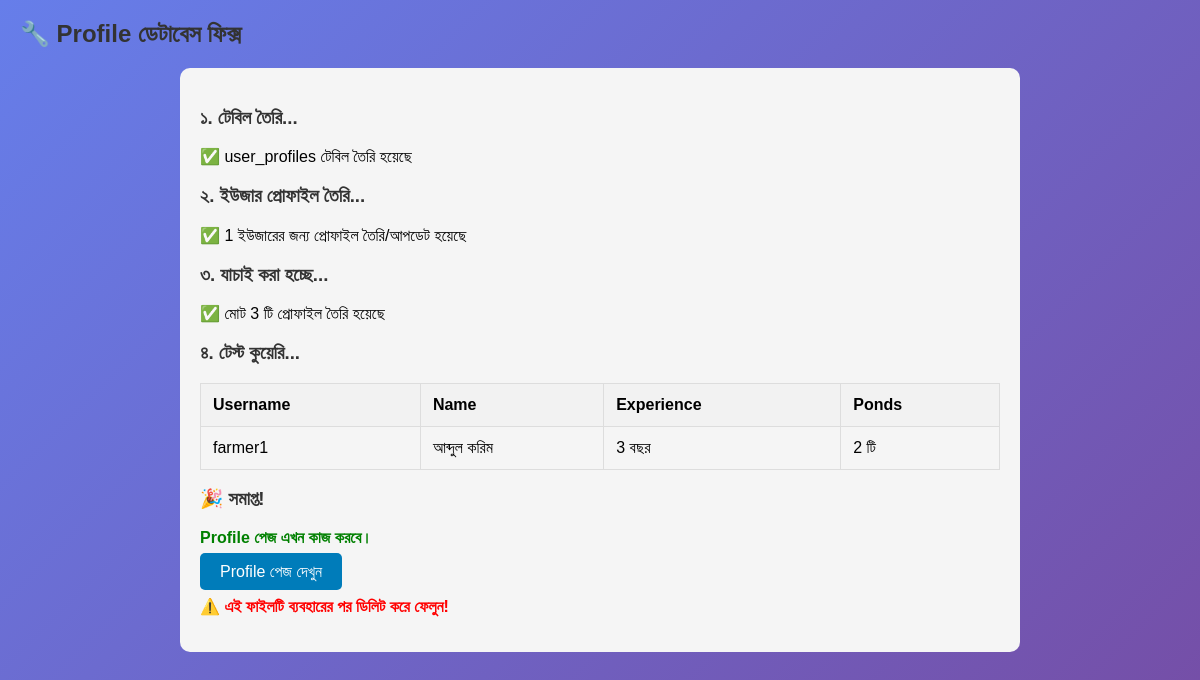
/fix_profile_database.php, run on the app's committed database.
### tables this page shows
CREATE TABLE IF NOT EXISTS user_profiles (
    id INT AUTO_INCREMENT PRIMARY KEY,
    user_id INT NOT NULL UNIQUE,
    profile_image VARCHAR(500),
    farming_experience INT COMMENT 'চাষের অভিজ্ঞতা (বছর)',
    pond_count INT DEFAULT 0 COMMENT 'মোট পুকুর সংখ্যা',
    farming_type ENUM('traditional', 'modern', 'semi_modern') DEFAULT 'traditional',
    preferred_fish_species TEXT COMMENT 'পছন্দের মাছের প্রজাতি (কমা দিয়ে আলাদা)',
    annual_income DECIMAL(12,2) DEFAULT 0 COMMENT 'বার্ষিক আয়',
    bio TEXT COMMENT 'ব্যক্তিগত পরিচয়',
    notification_preferences JSON COMMENT 'নোটিফিকেশন পছন্দ',
    privacy_settings JSON COMMENT 'গোপনীয়তা সেটিং',
    last_login TIMESTAMP,
    profile_completion_percentage INT DEFAULT 0 COMMENT 'প্রোফাইল সম্পূর্ণতার শতাংশ',
    created_at TIMESTAMP DEFAULT CURRENT_TIMESTAMP,
    updated_at TIMESTAMP DEFAULT CURRENT_TIMESTAMP ON UPDATE CURRENT_TIMESTAMP,
    INDEX idx_user (user_id),
    INDEX idx_farming_experience (farming_experience),
    INDEX idx_pond_count (pond_count)
);

CREATE TABLE users (
    id INT AUTO_INCREMENT PRIMARY KEY,
    username VARCHAR(100) UNIQUE NOT NULL,
    email VARCHAR(255) UNIQUE NOT NULL,
    password VARCHAR(255) NOT NULL,  
    role ENUM('admin', 'wholesaler', 'seller', 'customer', 'farmer', 'visitor') NOT NULL DEFAULT 'visitor',
    full_name VARCHAR(255) NOT NULL,
    phone VARCHAR(20),
    division_id INT,
    district_id INT,
    upazila_id INT,
    address TEXT,
    status ENUM('active', 'inactive', 'suspended') DEFAULT 'active',
    created_at TIMESTAMP DEFAULT CURRENT_TIMESTAMP,
    updated_at TIMESTAMP DEFAULT CURRENT_TIMESTAMP ON UPDATE CURRENT_TIMESTAMP,
    INDEX idx_role (role),
    INDEX idx_email (email),
    INDEX idx_status (status)
);

### fix_profile_database.php (the view, shortened to what this page needs)
<?php
try {
    $host = 'localhost';
    $dbname = 'fishcare';
    $username = 'root';
    $password = '';
    $pdo = new PDO("mysql:host=$host;dbname=$dbname;charset=utf8mb4", $username, $password);
    $pdo->setAttribute(PDO::ATTR_ERRMODE, PDO::ERRMODE_EXCEPTION);
    echo "<h2>🔧 Profile ডেটাবেস ফিক্স</h2>";
    echo "<div style='font-family: Arial, sans-serif; max-width: 800px; margin: 20px auto; padding: 20px; background: #f5f5f5; border-radius: 10px;'>";
    echo "<h3>১. টেবিল তৈরি...</h3>";
    $sql = "CREATE TABLE IF NOT EXISTS user_profiles (
        id INT AUTO_INCREMENT PRIMARY KEY,
        user_id INT NOT NULL UNIQUE,
        profile_image VARCHAR(500),
        farming_experience INT DEFAULT 0,
        pond_count INT DEFAULT 0,
        farming_type ENUM('traditional', 'modern', 'semi_modern') DEFAULT 'traditional',
        preferred_fish_species TEXT DEFAULT '',
        annual_income DECIMAL(12,2) DEFAULT 0.00,
        bio TEXT DEFAULT '',
        notification_preferences JSON,
        privacy_settings JSON,
        last_login TIMESTAMP,
        profile_completion_percentage INT DEFAULT 0,
        created_at TIMESTAMP DEFAULT CURRENT_TIMESTAMP,
        updated_at TIMESTAMP DEFAULT CURRENT_TIMESTAMP ON UPDATE CURRENT_TIMESTAMP,
        INDEX idx_user (user_id),
        INDEX idx_farming_experience (farming_experience),
        INDEX idx_pond_count (pond_count)
    ) ENGINE=InnoDB DEFAULT CHARSET=utf8mb4 COLLATE=utf8mb4_unicode_ci";
    $pdo->exec($sql);
    echo "✅ user_profiles টেবিল তৈরি হয়েছে<br>";
    echo "<h3>২. ইউজার প্রোফাইল তৈরি...</h3>";
    $sql = "INSERT INTO user_profiles (user_id, farming_experience, pond_count, farming_type, preferred_fish_species, annual_income, bio)
            SELECT
                u.id,
                3,
                2,
                'traditional',
                'রুই,তেলাপিয়া',
                200000.00,
                'নতুন ব্যবহারকারী'
            FROM users u
            LEFT JOIN user_profiles up ON u.id = up.user_id
            WHERE up.user_id IS NULL
            ON DUPLICATE KEY UPDATE
                farming_experience = VALUES(farming_experience),
                pond_count = VALUES(pond_count),
                farming_type = VALUES(farming_type),
                preferred_fish_species = VALUES(preferred_fish_species),
                annual_income = VALUES(annual_income),
                bio = VALUES(bio)";
    $affected = $pdo->exec($sql);
    echo "✅ $affected ইউজারের জন্য প্রোফাইল তৈরি/আপডেট হয়েছে<br>";
    echo "<h3>৩. যাচাই করা হচ্ছে...</h3>";
    $stmt = $pdo->query("SELECT COUNT(*) as total FROM user_profiles");
    $result = $stmt->fetch(PDO::FETCH_ASSOC);
    echo "✅ মোট " . $result['total'] . " টি প্রোফাইল তৈরি হয়েছে<br>";
    echo "<h3>৪. টেস্ট কুয়েরি...</h3>";
    $stmt = $pdo->prepare("SELECT u.username, u.full_name, up.farming_experience, up.pond_count
                          FROM users u
                          LEFT JOIN user_profiles up ON u.id = up.user_id
                          WHERE u.role = 'farmer'
                          LIMIT 3");
    $stmt->execute();
    $testResults = $stmt->fetchAll(PDO::FETCH_ASSOC);
    echo "<table border='1' style='border-collapse: collapse; width: 100%; margin: 10px 0;'>";
    echo "<tr><th>Username</th><th>Name</th><th>Experience</th><th>Ponds</th></tr>";
    foreach ($testResults as $row) {
        echo "<tr>";
        echo "<td>" . htmlspecialchars($row['username']) . "</td>";
        echo "<td>" . htmlspecialchars($row['full_name']) . "</td>";
        echo "<td>" . ($row['farming_experience'] ?? 'N/A') . " বছর</td>";
        echo "<td>" . ($row['pond_count'] ?? 'N/A') . " টি</td>";
        echo "</tr>";
    }
    echo "</table>";
    echo "<h3>🎉 সমাপ্ত!</h3>";
    echo "<p style='color: green; font-weight: bold;'>Profile পেজ এখন কাজ করবে।</p>";
    echo "<p><a href='profile.php' style='background: #007cba; color: white; padding: 10px 20px; text-decoration: none; border-radius: 5px;'>Profile পেজ দেখুন</a></p>";
    echo "<p style='color: red; font-weight: bold;'>⚠️ এই ফাইলটি ব্যবহারের পর ডিলিট করে ফেলুন!</p>";
} catch (PDOException $e) {
    echo "<h3>❌ ত্রুটি!</h3>";
    echo "<p style='color: red;'>ত্রুটি: " . $e->getMessage() . "</p>";
    echo "<p>অনুগ্রহ করে নিশ্চিত করুন যে:</p>";
    echo "<ul>";
    echo "<li>MySQL সার্ভার চালু আছে</li>";
    echo "<li>Database credentials সঠিক আছে</li>";
    echo "<li>fishcare ডেটাবেস তৈরি আছে</li>";
    echo "</ul>";
}
echo "</div>";
?>
<!DOCTYPE html>
<html lang="bn">
<head>
</head>
<body>

### fix_profile_database.php (style rules this page uses)
body { font-family: 'Hind Siliguri', Arial, sans-serif; background: linear-gradient(135deg, #667eea 0%, #764ba2 100%); margin: 0; padding: 20px; min-height: 100vh; }
h2, h3 { color: #333; }
table { width: 100%; border-collapse: collapse; margin: 10px 0; }
th, td { padding: 12px; text-align: left; border: 1px solid #ddd; }
th { background: #f2f2f2; }

### data on the page
user_profiles: user.username "farmer1", user.full_name "আব্দুল করিম", farming_experience "3", pond_count "2"

### other printed values
$affected "1"
$result['total'] "3"
